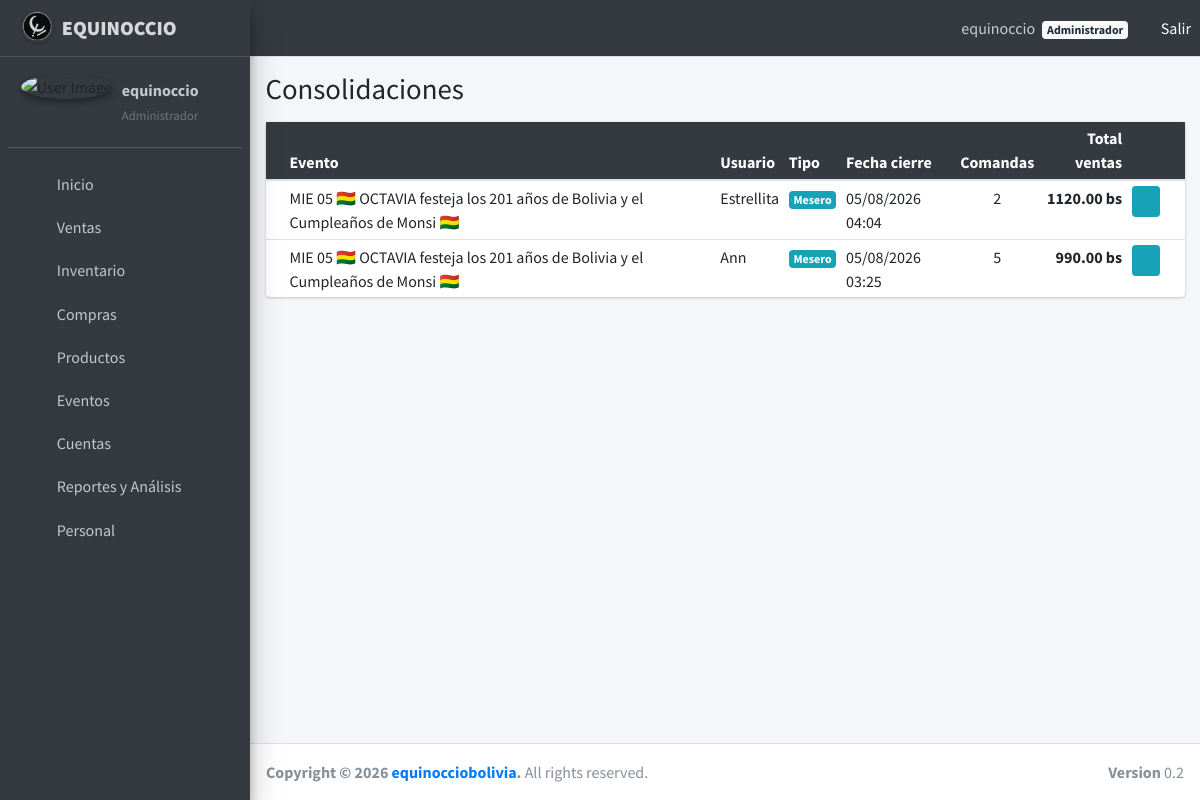
Screenshot of /ventas/consolidaciones/ (signed in) with the database file from the repository.
### usuarios/models.py (models this page shows, shortened)
class Usuario(AbstractUser):
    ROL_CHOICES = [
        ('administrador', 'Administrador'),
        ('jefe_barra', 'Jefe de Barra'),
        ('bartender', 'Bartender'),
        ('mesero', 'Mesero'),
    ]
    CI = models.CharField(max_length=20, unique=True, blank=True, null=True)
    rol = models.CharField(
        max_length=50,
        choices=ROL_CHOICES,
        blank=True,
        null=True
    )
    groups = models.ManyToManyField(
        Group,
        related_name='usuarios_user_set',
        blank=True,
    )
    user_permissions = models.ManyToManyField(
        Permission,
        related_name='usuarios_user_set',
        blank=True,
    )
    USERNAME_FIELD = 'username'
    REQUIRED_FIELDS = []
    class Meta:
        verbose_name = 'Usuario'
        verbose_name_plural = 'Usuarios'
    def tiene_acceso_ventas(self):
        return self.rol in ['administrador', 'jefe_barra', 'bartender', 'mesero']
    def tiene_acceso_compras(self):
        return self.rol in ['administrador', 'jefe_barra']
    def tiene_acceso_inventarios(self):
        return self.rol in ['administrador', 'jefe_barra']
    def tiene_acceso_analizador(self):
        return self.rol in ['administrador', 'jefe_barra']
    def tiene_acceso_usuarios(self):
        return self.rol == 'administrador'

### ventas/models.py (models this page shows, shortened)
class Consolidacion(models.Model):
    sesion = models.OneToOneField(
        SesionTrabajo,
        on_delete=models.PROTECT,
        related_name='consolidacion'
    )
    cierre_diario = models.ForeignKey(
        'cuentas.CierreDiario',
        on_delete=models.SET_NULL,
        null=True, blank=True,
        related_name='consolidaciones',
        help_text="Cierre diario al que pertenece esta consolidación."
    )
    total_ventas = models.DecimalField(
        max_digits=10, decimal_places=2,
        default=0
    )
    total_comandas = models.IntegerField(default=0)
    total_anuladas = models.IntegerField(default=0)
    fecha_consolidacion = models.DateTimeField(default=timezone.now)
    class Meta:
        verbose_name = "Consolidación"
        verbose_name_plural = "Consolidaciones"
        ordering = ['-fecha_consolidacion']

class SesionTrabajo(models.Model):
    ESTADO_CHOICES = [
        ('abierta', 'Abierta'),
        ('cerrada', 'Cerrada'),
    ]
    usuario = models.ForeignKey(
        'usuarios.Usuario',
        on_delete=models.PROTECT,
        related_name='sesiones_trabajo'
    )
    evento = models.ForeignKey(
        'eventos.Evento',
        on_delete=models.PROTECT,
        related_name='sesiones_trabajo'
    )
    es_barra = models.BooleanField(
        default=False,
        help_text="True si esta sesión corresponde a la barra."
    )
    estado = models.CharField(
        max_length=10,
        choices=ESTADO_CHOICES,
        default='abierta'
    )
    fecha_apertura = models.DateTimeField(default=timezone.now)
    fecha_cierre = models.DateTimeField(null=True, blank=True)
    class Meta:
        verbose_name = "Sesión de trabajo"
        verbose_name_plural = "Sesiones de trabajo"
        unique_together = [['usuario', 'evento']]
        ordering = ['-fecha_apertura']

### eventos/models.py (models this page shows, shortened)
class Evento(models.Model):
    nombre = models.CharField(max_length=255)  # Nombre del evento
    flyer = models.ImageField(upload_to='flyers/', null=True, blank=True)  # Imagen promocional
    banda = models.CharField(max_length=150, null=True, blank=True)  # Artista o banda asociada
    fecha = models.DateTimeField()  # Fecha y hora del evento
    descripcion = models.TextField(null=True, blank=True)  # Descripción más detallada del evento
    cover = models.OneToOneField('eventos.Cover', on_delete=models.CASCADE, related_name='evento_cover', null=True, blank=True)  # Cover asociado
    class Meta:
        verbose_name = 'Evento'
        verbose_name_plural = 'Eventos'

### ventas/views.py (the view)
# urls.py: path('consolidaciones/', views.lista_consolidaciones, name='lista_consolidaciones'),
@login_required
def lista_consolidaciones(request):
    if request.user.rol not in ['administrador', 'jefe_barra']:
        messages.error(request, 'No tiene permisos para acceder a esta sección.')
        return redirect('usuarios:inicio')
    consolidaciones = Consolidacion.objects.select_related(
        'sesion__usuario', 'sesion__evento'
    ).order_by('-fecha_consolidacion')
    return render(request, 'ventas/lista_consolidaciones.html', {
        'consolidaciones': consolidaciones,
    })

### ventas/templates/ventas/lista_consolidaciones.html
{% extends "base.html" %}
{% block content %}
<div class="content-header">
    <div class="container-fluid">
        <h1 class="m-0">Consolidaciones</h1>
    </div>
</div>
<section class="content">
    <div class="container-fluid">
        <div class="card">
            <div class="card-body p-0">
                <table class="table table-hover table-sm">
                    <thead class="bg-dark text-white">
                        <tr>
                            <th>Evento</th>
                            <th>Usuario</th>
                            <th>Tipo</th>
                            <th>Fecha cierre</th>
                            <th class="text-center">Comandas</th>
                            <th class="text-right">Total ventas</th>
                            <th></th>
                        </tr>
                    </thead>
                    <tbody>
                        {% for c in consolidaciones %}
                        <tr>
                            <td>{{ c.sesion.evento.nombre }}</td>
                            <td>{{ c.sesion.usuario.username }}</td>
                            <td>
                                {% if c.sesion.es_barra %}
                                <span class="badge badge-dark">Barra</span>
                                {% else %}
                                <span class="badge badge-info">Mesero</span>
                                {% endif %}
                            </td>
                            <td>{{ c.fecha_consolidacion|date:"d/m/Y H:i" }}</td>
                            <td class="text-center">{{ c.total_comandas }}</td>
                            <td class="text-right"><strong>{{ c.total_ventas|floatformat:2 }} bs</strong></td>
                            <td>
                                <a href="{% url 'ventas:detalle_consolidacion' c.pk %}" class="btn btn-sm btn-info">
                                    <i class="fas fa-eye"></i>
                                </a>
                            </td>
                        </tr>
                        {% empty %}
                        <tr>
                            <td colspan="7" class="text-center text-muted py-4">No hay consolidaciones registradas.</td>
                        </tr>
                        {% endfor %}
                    </tbody>
                </table>
            </div>
        </div>
    </div>
</section>
{% endblock %}

### usuarios/templates/base.html (shortened to what this page needs)
<!DOCTYPE html>
<html lang="en">
<head>
    {% load static %}
    <link rel="stylesheet" href="{% static 'plugins/fontawesome-free/css/all.min.css' %}">
    <link rel="stylesheet" href="https://code.ionicframework.com/ionicons/2.0.1/css/ionicons.min.css">
    <link rel="stylesheet" href="{% static 'plugins/tempusdominus-bootstrap-4/css/tempusdominus-bootstrap-4.min.css' %}">
    <link rel="stylesheet" href="{% static 'plugins/icheck-bootstrap/icheck-bootstrap.min.css' %}">
    <link rel="stylesheet" href="{% static 'plugins/jqvmap/jqvmap.min.css' %}">
    <link rel="stylesheet" href="{% static 'dist/css/adminlte.min.css' %}">
    <link rel="stylesheet" href="{% static 'plugins/overlayScrollbars/css/OverlayScrollbars.min.css' %}">
    <link rel="stylesheet" href="{% static 'plugins/daterangepicker/daterangepicker.css' %}">
    <link rel="stylesheet" href="{% static 'plugins/summernote/summernote-bs4.css' %}">
    <link href="https://cdn.jsdelivr.net/npm/fullcalendar@6.1.15/index.global.min.css" rel="stylesheet">
</head>
<body class="hold-transition sidebar-mini layout-fixed" onload="startTime()">
<div class="wrapper">
    <nav class="main-header navbar navbar-expand navbar-dark">
        <ul class="navbar-nav">
            <li class="nav-item">
                <a class="nav-link" data-widget="pushmenu" href="#" role="button">
                    <i class="fas fa-bars"></i>
                </a>
            </li>
        </ul>
        <ul class="navbar-nav ml-auto">
            {% if user.is_authenticated %}
            <li class="nav-item">
                <span class="nav-link">
                    <i class="fas fa-user-circle mr-1"></i>
                    {{ user.get_full_name|default:user.username }}
                    {% if user.rol %}
                    <span class="badge badge-light ml-1">{{ user.get_rol_display }}</span>
                    {% endif %}
                </span>
            </li>
            <li class="nav-item">
                <form method="post" action="{% url 'usuarios:logout' %}" style="display:inline;">
                    <button type="submit" class="btn btn-link nav-link" style="color:white; padding:0;">
                        <i class="fas fa-sign-out-alt"></i> Salir
                    </button>
                </form>
            </li>
            {% endif %}
        </ul>
    </nav>
    <aside class="main-sidebar sidebar-dark-primary elevation-4">
        <a href="{% url 'usuarios:inicio' %}" class="brand-link">
            <img src="{% static 'img/navba_logo3.png' %}" alt="Logo" class="brand-image img-circle elevation-1" style="opacity:.8">
            <span class="brand-text font-weight-bold"><strong>EQUINOCCIO</strong></span>
        </a>
        <div class="sidebar">
            <div class="user-panel mt-3 pb-3 mb-3 d-flex">
                <div class="image">
                    <img src="{% static 'img/logo_equi.jpg' %}" class="img-circle elevation-2" alt="User Image">
                </div>
                {% if user.is_authenticated %}
                <div class="info">
                    <a href="#" class="d-block font-weight-bold">{{ user.username }}</a>
                    <small class="text-muted">{{ user.get_rol_display|default:"Sin rol" }}</small>
                </div>
                {% endif %}
            </div>
            <nav class="mt-2">
                <ul class="nav nav-pills nav-sidebar flex-column" data-widget="treeview" role="menu" data-accordion="false">
                    <li class="nav-item">
                        <a class="nav-link" href="{% url 'usuarios:inicio' %}">
                            <i class="nav-icon fas fa-home"></i>
                            <p>Inicio</p>
                        </a>
                    </li>
                    {% if user.tiene_acceso_ventas %}
                    <li class="nav-item has-treeview">
                        <a href="#" class="nav-link">
                            <i class="nav-icon fas fa-cash-register"></i>
                            <p>Ventas <i class="right fas fa-angle-left"></i></p>
                        </a>
                    </li>
                    {% endif %}
                     {% if user.tiene_acceso_inventarios %}
                    <li class="nav-item has-treeview">
                        <a href="#" class="nav-link">
                            <i class="nav-icon fas fa-boxes"></i>
                            <p>Inventario <i class="right fas fa-angle-left"></i></p>
                        </a>
                    </li>
                    {% endif %}
                    {% if user.tiene_acceso_compras %}
                    <li class="nav-item has-treeview">
                        <a href="#" class="nav-link">
                            <i class="nav-icon fas fa-shopping-cart"></i>
                            <p>Compras <i class="right fas fa-angle-left"></i></p>
                        </a>
                    </li>
                    {% endif %}
                    {% if user.tiene_acceso_compras %}
                    <li class="nav-item has-treeview">
                        <a href="#" class="nav-link">
                            <i class="nav-icon fas fa-wine-bottle"></i>
                            <p>Productos <i class="right fas fa-angle-left"></i></p>
                        </a>
                    </li>
                    {% endif %}
                    {% if user.tiene_acceso_compras %}
                    <li class="nav-item has-treeview">
                        <a href="#" class="nav-link">
                            <i class="nav-icon fas fa-calendar-check"></i>
                            <p>Eventos <i class="right fas fa-angle-left"></i></p>
                        </a>
                    </li>
                    {% endif %}
                    {% if user.tiene_acceso_compras %}
                    <li class="nav-item has-treeview">
                        <a href="#" class="nav-link">
                            <i class="nav-icon fas fa-calculator"></i>
                            <p>Cuentas <i class="right fas fa-angle-left"></i></p>
                        </a>
                    </li>
                    {% endif %}
                    {% if user.tiene_acceso_analizador %}
                    <li class="nav-item has-treeview">
                        <a href="#" class="nav-link">
                            <i class="nav-icon fas fa-brain"></i>
                            <p>Reportes y Análisis <i class="right fas fa-angle-left"></i></p>
                        </a>
                    </li>
                    {% endif %}
                    {% if user.tiene_acceso_usuarios %}
                    <li class="nav-item">
                        <a href="{% url 'usuarios:administrar_usuarios' %}" class="nav-link">
                            <i class="nav-icon fas fa-users"></i>
                            <p>Personal</p>
                        </a>
                    </li>
                    {% endif %}
                </ul>
            </nav>
        </div>
    </aside>
    <div class="content-wrapper">
        {% block content %}
        {% endblock %}
    </div>
    <footer class="main-footer">
        <strong>Copyright &copy; 2026 <a href="https://www.facebook.com/equinocciobolivia">equinocciobolivia</a>.</strong>
        All rights reserved.
        <div class="float-right d-none d-sm-inline-block">
            <b>Version</b> 0.2
        </div>
    </footer>
</div>
</body>
</html>

### rows the page displays
Usuario: get_full_name "equinoccio", rol "Administrador", username "equinoccio"
Consolidacion: sesion.evento.nombre "MIE 05 🇧🇴 OCTAVIA festeja los 201 años de Bolivia y el Cumpleaños de Monsi 🇧🇴", sesion.usuario.username "Estrellita", shows "Mesero", fecha_consolidacion "05/08/2026 04:04", total_comandas "2", total_ventas "1120.00"
Consolidacion: sesion.evento.nombre "MIE 05 🇧🇴 OCTAVIA festeja los 201 años de Bolivia y el Cumpleaños de Monsi 🇧🇴", sesion.usuario.username "Ann", shows "Mesero", fecha_consolidacion "05/08/2026 03:25", total_comandas "5", total_ventas "990.00"
